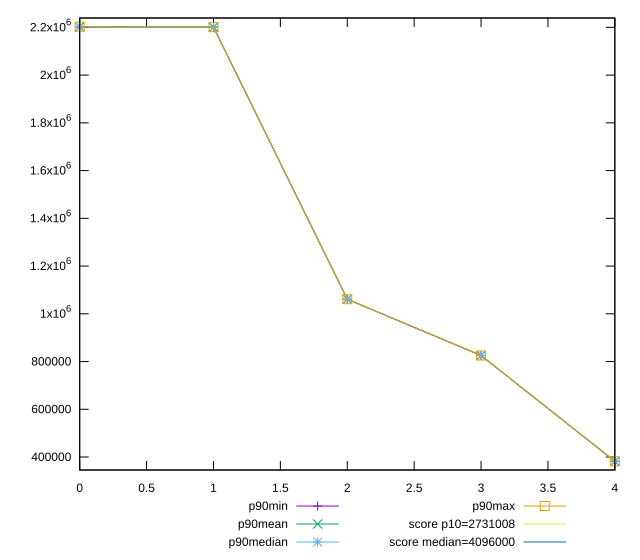

The gnuplot source for this figure:
reset

$p90Min <<EOF
0 2201592
1 2201009
2 1061158
3 825310
4 382003
EOF

$p90Mean <<EOF
0 2202288.35106383
1 2201017.4680851065
2 1061160.3617021276
3 825312.4574468085
4 382005.2978723404
EOF

$p90Median <<EOF
0 2202191.5
1 2201018
2 1061161
3 825313
4 382006
EOF

$p90Max <<EOF
0 2202851
1 2201034
2 1061161
3 825313
4 382006
EOF

set key outside below
set xrange [0:4]
set yrange [345586.04:2239267.96]
set trange [345586.04:2239267.96]
set terminal svg size 640, 560 enhanced background rgb 'white'
set output "report_00014_2021-02-09T15:56:05.503Z/total-byte-weight/progression/value.svg"

plot $p90Min title "p90min" with linespoints, \
     $p90Mean title "p90mean" with linespoints, \
     $p90Median title "p90median" with linespoints, \
     $p90Max title "p90max" with linespoints, \
     2731008 title "score p10=2731008", \
     4096000 title "score median=4096000"

reset
